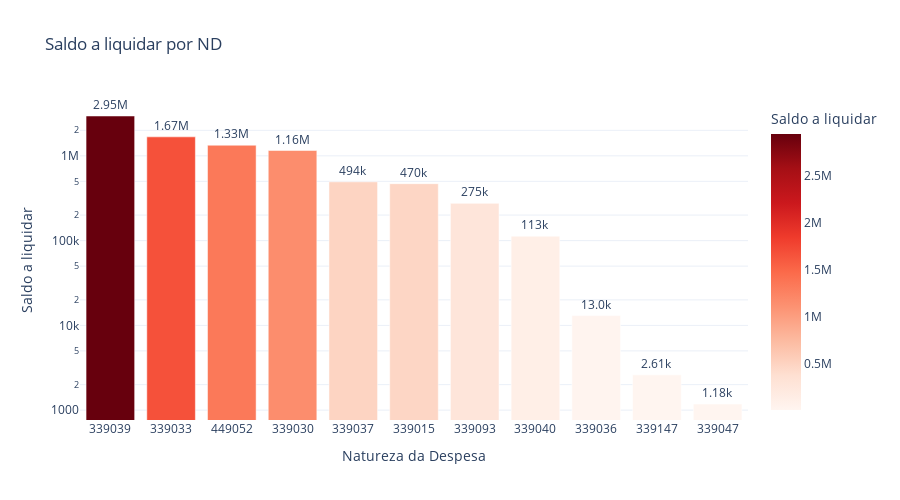

The cell this chart's notebook holds for it:
### Code cell
# Saldo a liquidar por ND
cols = ['ND', 'A_LIQUIDAR']

df_aux = df.loc[:, cols].groupby('ND').sum().sort_values(by= 'A_LIQUIDAR', ascending=False).reset_index()
df_aux = df_aux[df_aux['A_LIQUIDAR'] > 0]
fig = px.bar(df_aux, 
             x='ND', 
             y='A_LIQUIDAR',
             title='Saldo a liquidar por ND',
             labels={'ND':'Natureza da Despesa', 'A_LIQUIDAR':'Saldo a liquidar'},
             text_auto='.3s',
             height=500,
             log_y=True,
             color='A_LIQUIDAR',
             color_continuous_scale = 'reds',
             template='plotly_white')
fig.update_traces(textposition = 'outside', cliponaxis = False, hovertemplate=None)
fig.update_layout(hovermode="x unified")

fig.show()

### Figure 1 — Plotly figure (JSON) as saved in the notebook; plotly's stock layout.template omitted (floating-point values rounded to 4 significant figures)
{"data": [{"alignmentgroup": "True", "cliponaxis": false, "legendgroup": "", "marker": {"color": [2951000.0, 1675000.0, 1334000.0, 1156000.0, 493700.0, 469600.0, 275100.0, 112800.0, 13050.0, 2609.0, 1182.0], "coloraxis": "coloraxis", "pattern": {"shape": ""}}, "name": "", "offsetgroup": "", "orientation": "v", "showlegend": false, "textposition": "outside", "texttemplate": "%{y:.3s}", "type": "bar", "x": ["339039", "339033", "449052", "339030", "339037", "339015", "339093", "339040", "339036", "339147", "339047"], "xaxis": "x", "y": [2951000.0, 1675000.0, 1334000.0, 1156000.0, 493700.0, 469600.0, 275100.0, 112800.0, 13050.0, 2609.0, 1182.0], "yaxis": "y"}], "layout": {"barmode": "relative", "coloraxis": {"colorbar": {"title": {"text": "Saldo a liquidar"}}, "colorscale": [[0, "rgb(255,245,240)"], [0.125, "rgb(254,224,210)"], [0.25, "rgb(252,187,161)"], [0.375, "rgb(252,146,114)"], [0.5, "rgb(251,106,74)"], [0.625, "rgb(239,59,44)"], [0.75, "rgb(203,24,29)"], [0.875, "rgb(165,15,21)"], [1, "rgb(103,0,13)"]]}, "height": 500, "hovermode": "x unified", "legend": {"tracegroupgap": 0}, "title": {"text": "Saldo a liquidar por ND"}, "xaxis": {"anchor": "y", "domain": [0, 1], "title": {"text": "Natureza da Despesa"}}, "yaxis": {"anchor": "x", "domain": [0, 1], "title": {"text": "Saldo a liquidar"}, "type": "log"}}}
